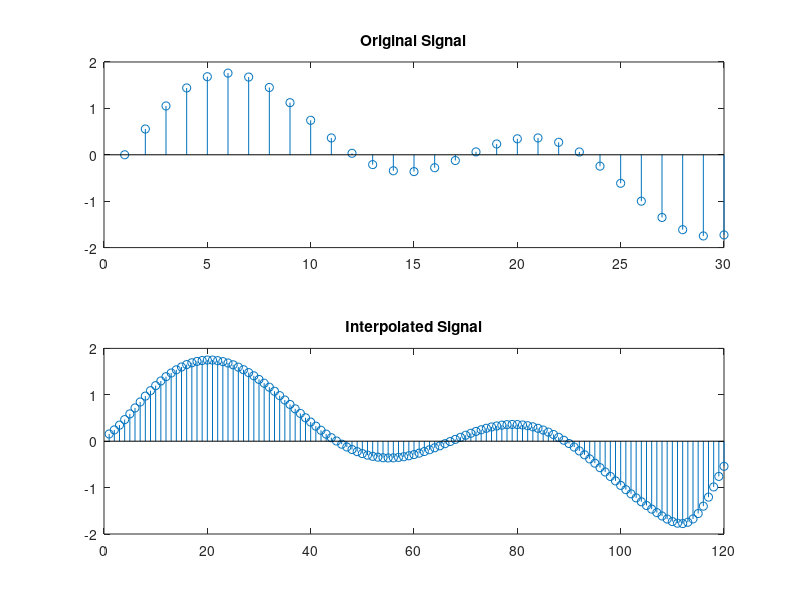

This chart was generated by the following MATLAB code:
%   Interpolate a signal by a factor of four.
t = 0:0.001:.029;                       % Time vector
x = sin(2 * pi * 30 * t) + sin( 2 * pi * 60 * t);    % Original Signal
y = interp(x,4);                        % Interpolated Signal
subplot(211);
stem(x);
title('Original Signal');

subplot(212);
stem(y); 

title('Interpolated Signal');